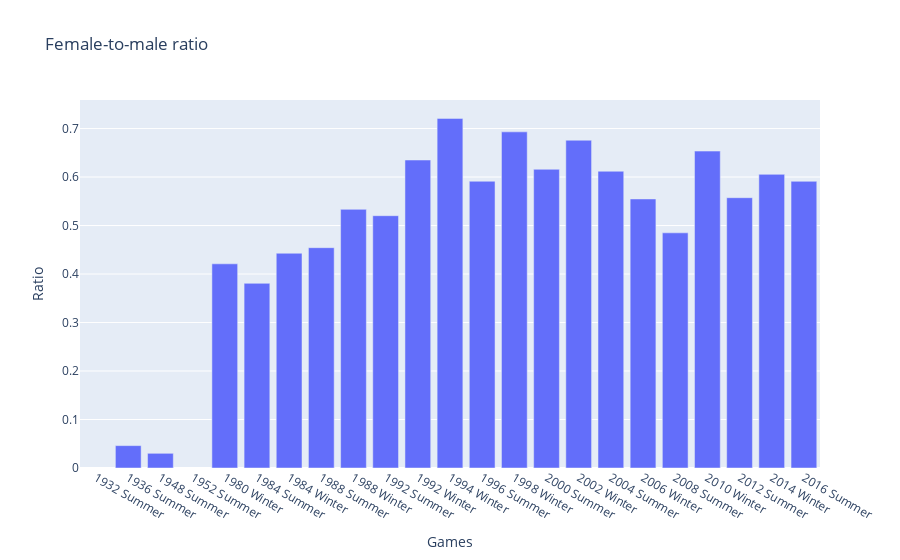

Notebook code for this chart:
### Code cell
fig = px.bar(df_ratio, x = "Games", y = "F_percentage_total", title = "Female-to-male ratio", labels = {"F_percentage_total": "Ratio"})
fig.show()

### Figure 1 — Plotly figure (JSON) as saved in the notebook; plotly's stock layout.template omitted (floating-point values rounded to 4 significant figures)
{"data": [{"alignmentgroup": "True", "hovertemplate": "Games=%{x}<br>Ratio=%{y}<extra></extra>", "legendgroup": "", "marker": {"color": "#636efa", "pattern": {"shape": ""}}, "name": "", "offsetgroup": "", "orientation": "v", "showlegend": false, "textposition": "auto", "type": "bar", "x": ["1932 Summer", "1936 Summer", "1948 Summer", "1952 Summer", "1980 Winter", "1984 Summer", "1984 Winter", "1988 Summer", "1988 Winter", "1992 Summer", "1992 Winter", "1994 Winter", "1996 Summer", "1998 Winter", "2000 Summer", "2002 Winter", "2004 Summer", "2006 Winter", "2008 Summer", "2010 Winter", "2012 Summer", "2014 Winter", "2016 Summer"], "xaxis": "x", "y": [null, 0.04615, 0.0303, null, 0.4211, 0.3808, 0.4429, 0.4543, 0.5333, 0.5203, 0.6351, 0.7209, 0.5913, 0.6932, 0.6159, 0.6759, 0.612, 0.5548, 0.4849, 0.6535, 0.5574, 0.6055, 0.5912], "yaxis": "y"}], "layout": {"barmode": "relative", "legend": {"tracegroupgap": 0}, "title": {"text": "Female-to-male ratio"}, "xaxis": {"anchor": "y", "domain": [0, 1], "title": {"text": "Games"}}, "yaxis": {"anchor": "x", "domain": [0, 1], "title": {"text": "Ratio"}}}}
